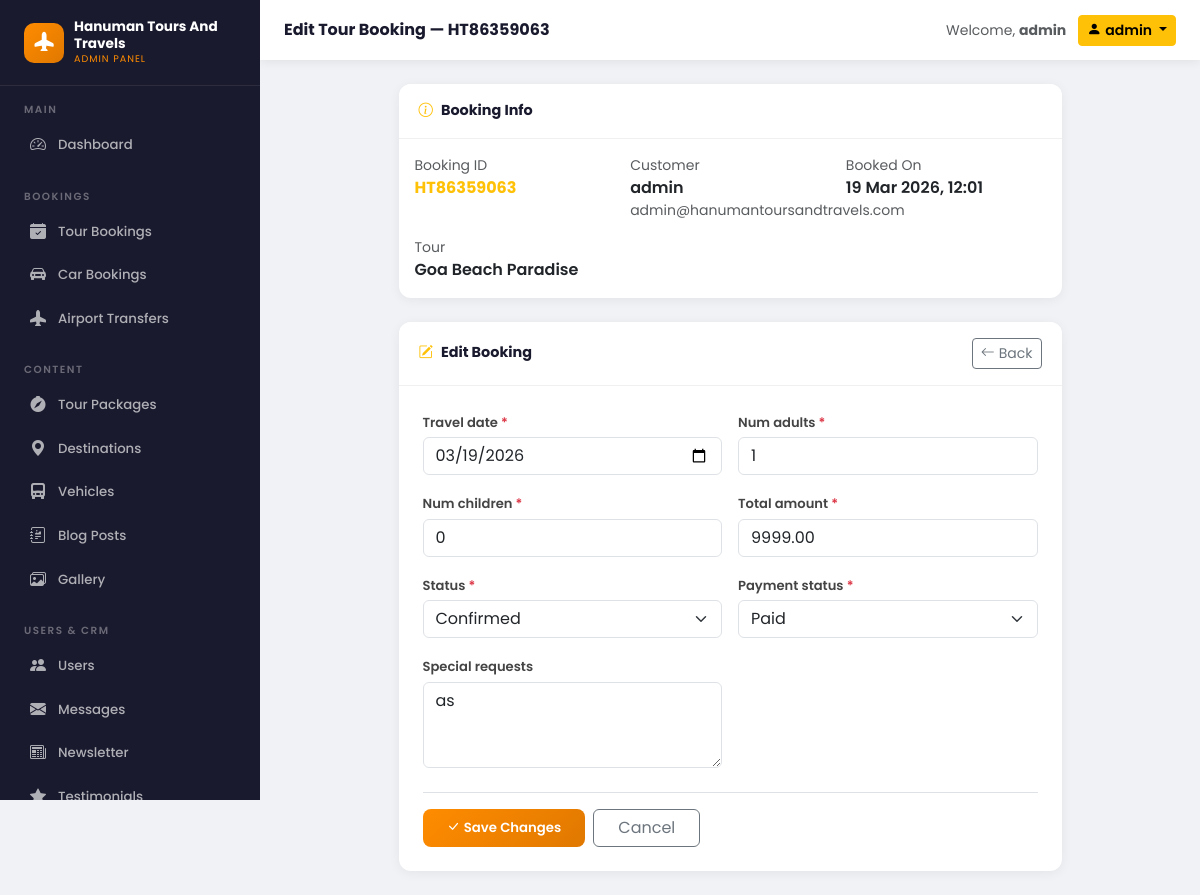
/panel/bookings/tours/1/edit/ (signed in), run on the app's committed database.
### bookings/models.py (models this page shows, shortened)
class Booking(models.Model):
    STATUS_CHOICES = [
        ('pending', 'Pending'),
        ('confirmed', 'Confirmed'),
        ('cancelled', 'Cancelled'),
        ('completed', 'Completed'),
    ]
    PAYMENT_STATUS = [
        ('unpaid', 'Unpaid'),
        ('partial', 'Partial'),
        ('paid', 'Paid'),
        ('refunded', 'Refunded'),
    ]
    booking_id = models.CharField(max_length=20, unique=True, editable=False)
    user = models.ForeignKey(User, on_delete=models.CASCADE, related_name='bookings')
    tour = models.ForeignKey(TourPackage, on_delete=models.CASCADE, related_name='bookings')
    travel_date = models.DateField()
    num_adults = models.PositiveIntegerField(default=1)
    num_children = models.PositiveIntegerField(default=0)
    total_amount = models.DecimalField(max_digits=12, decimal_places=2)
    status = models.CharField(max_length=20, choices=STATUS_CHOICES, default='pending')
    payment_status = models.CharField(max_length=20, choices=PAYMENT_STATUS, default='unpaid')
    payment_id = models.CharField(max_length=200, blank=True)
    special_requests = models.TextField(blank=True)
    created_at = models.DateTimeField(auto_now_add=True)
    updated_at = models.DateTimeField(auto_now=True)
    class Meta:
        ordering = ['-created_at']

### tours/models.py (models this page shows, shortened)
class TourPackage(models.Model):
    DIFFICULTY_CHOICES = [
        ('easy', 'Easy'),
        ('moderate', 'Moderate'),
        ('challenging', 'Challenging'),
    ]
    TYPE_CHOICES = [
        ('adventure', 'Adventure'),
        ('cultural', 'Cultural'),
        ('religious', 'Religious'),
        ('beach', 'Beach'),
        ('hill', 'Hill Station'),
        ('wildlife', 'Wildlife'),
        ('honeymoon', 'Honeymoon'),
        ('family', 'Family'),
    ]
    title = models.CharField(max_length=300)
    slug = models.SlugField(unique=True)
    destination = models.ForeignKey(Destination, on_delete=models.CASCADE, related_name='packages')
    tour_type = models.CharField(max_length=50, choices=TYPE_CHOICES, default='cultural')
    difficulty = models.CharField(max_length=20, choices=DIFFICULTY_CHOICES, default='easy')
    description = models.TextField()
    highlights = models.TextField(help_text='One highlight per line')
    duration_days = models.PositiveIntegerField()
    duration_nights = models.PositiveIntegerField()
    price_per_person = models.DecimalField(max_digits=10, decimal_places=2)
    discounted_price = models.DecimalField(max_digits=10, decimal_places=2, null=True, blank=True)
    max_group_size = models.PositiveIntegerField(default=20)
    min_age = models.PositiveIntegerField(default=5)
    thumbnail = models.ImageField(upload_to='tours/thumbnails/', blank=True)
    thumbnail_url = models.URLField(blank=True, help_text='Auto-filled image URL (used when no file is uploaded)')
    is_featured = models.BooleanField(default=False)
    is_active = models.BooleanField(default=True)
    created_at = models.DateTimeField(auto_now_add=True)
    class Meta:
        ordering = ['-created_at']

### core/custom_admin_views.py (the view)
# urls.py: path('bookings/tours/<int:pk>/edit/', v.tour_booking_edit, name='custom_admin_tour_booking_edit'),
@login_required
@staff_required
def tour_booking_edit(request, pk):
    obj = get_object_or_404(Booking, pk=pk)
    form = TourBookingEditForm(request.POST or None, instance=obj)
    if request.method == 'POST' and form.is_valid():
        form.save()
        messages.success(request, f'Booking {obj.booking_id} updated.')
        return redirect('custom_admin_tour_bookings')
    ctx = _sidebar_context()
    ctx.update({
        'form': form,
        'title': f'Edit Tour Booking — {obj.booking_id}',
        'back_url': '/panel/bookings/tours/',
        'booking': obj,
    })
    return render(request, 'custom_admin/booking_edit.html', ctx)

### core/custom_admin_forms.py
class TourBookingEditForm(forms.ModelForm):
    class Meta:
        model = Booking
        fields = ['travel_date', 'num_adults', 'num_children', 'total_amount',
                  'status', 'payment_status', 'special_requests']
        widgets = {
            'travel_date': forms.DateInput(attrs={'class': 'form-control', 'type': 'date'}),
            'num_adults': forms.NumberInput(attrs={'class': 'form-control'}),
            'num_children': forms.NumberInput(attrs={'class': 'form-control'}),
            'total_amount': forms.NumberInput(attrs={'class': 'form-control'}),
            'status': forms.Select(attrs={'class': 'form-select'}),
            'payment_status': forms.Select(attrs={'class': 'form-select'}),
            'special_requests': forms.Textarea(attrs={'class': 'form-control', 'rows': 3}),
        }

### core/context_processors.py (called while the page is built)
def site_context(request):
    return {
        'SITE_NAME': settings.SITE_NAME,
        'SITE_TAGLINE': settings.SITE_TAGLINE,
        'SITE_PHONE': settings.SITE_PHONE,
        'SITE_EMAIL': settings.SITE_EMAIL,
        'SITE_ADDRESS': settings.SITE_ADDRESS,
        'WHATSAPP_NUMBER': settings.WHATSAPP_NUMBER,
    }

### core/custom_admin_views.py (called while the page is built)
def is_staff(user):
    return user.is_authenticated and (user.is_staff or user.is_superuser)

def _sidebar_context():
    return {
        'pending_tour_bookings': Booking.objects.filter(status='pending').count(),
        'unread_messages': ContactMessage.objects.filter(is_read=False).count(),
        'pending_airport_transfers': AirportTransfer.objects.filter(status='pending').count(),
    }

### templates/custom_admin/booking_edit.html (shortened to what this page needs)
{% extends 'custom_admin/base.html' %}
{% block page_title %}{{ title }}{% endblock %}
{% block content %}
<div class="row justify-content-center">
    <div class="col-lg-9">
        <div class="ca-card mb-4">
            <div class="ca-card-header">
                <span><i class="bi bi-info-circle text-warning me-2"></i>Booking Info</span>
            </div>
            <div class="p-3">
                <div class="row g-3">
                    <div class="col-sm-4">
                        <div class="text-muted small">Booking ID</div>
                        <div class="fw-bold text-warning">{{ booking.booking_id }}</div>
                    </div>
                    <div class="col-sm-4">
                        <div class="text-muted small">Customer</div>
                        <div class="fw-semibold">{{ booking.user.get_full_name|default:booking.user.username }}</div>
                        <div class="text-muted small">{{ booking.user.email }}</div>
                    </div>
                    <div class="col-sm-4">
                        <div class="text-muted small">Booked On</div>
                        <div class="fw-semibold">{{ booking.created_at|date:"d M Y, H:i" }}</div>
                    </div>
                    {% if booking.tour %}
                    <div class="col-sm-4">
                        <div class="text-muted small">Tour</div>
                        <div class="fw-semibold">{{ booking.tour.title }}</div>
                    </div>
                    {% endif %}
                </div>
            </div>
        </div>
        <div class="ca-card">
            <div class="ca-card-header">
                <span><i class="bi bi-pencil-square text-warning me-2"></i>Edit Booking</span>
                <a href="{{ back_url }}" class="btn btn-sm btn-outline-secondary">
                    <i class="bi bi-arrow-left me-1"></i>Back
                </a>
            </div>
            <div class="p-4">
                <form method="post">
                    <div class="row g-3">
                        {% for field in form %}
                        <div class="{% if field.field.widget.input_type == 'checkbox' %}col-12{% elif field.field.widget.input_type == 'textarea' %}col-12{% else %}col-md-6{% endif %}">
                            {% if field.field.widget.input_type == 'checkbox' %}
                            <div class="form-check mt-2">
                                {{ field }}
                                <label class="form-check-label fw-semibold small" for="{{ field.id_for_label }}">
                                    {{ field.label }}
                                </label>
                            </div>
                            {% else %}
                            <label class="ca-form-label" for="{{ field.id_for_label }}">
                                {{ field.label }}
                                {% if field.field.required %}<span class="text-danger">*</span>{% endif %}
                            </label>
                            {{ field }}
                            {% endif %}
                        </div>
                        {% endfor %}
                    </div>
                    <div class="d-flex gap-2 mt-4 pt-3 border-top">
                        <button type="submit" class="btn btn-ca-primary px-4">
                            <i class="bi bi-check-lg me-1"></i>Save Changes
                        </button>
                        <a href="{{ back_url }}" class="btn btn-outline-secondary px-4">Cancel</a>
                    </div>
                </form>
            </div>
        </div>
    </div>
</div>
{% endblock %}

### templates/custom_admin/base.html (shortened to what this page needs)
{% load static %}
<!DOCTYPE html>
<html lang="en">
<head>
    <link href="https://cdn.jsdelivr.net/npm/bootstrap@5.3.2/dist/css/bootstrap.min.css" rel="stylesheet">
    <link href="https://cdn.jsdelivr.net/npm/bootstrap-icons@1.11.3/font/bootstrap-icons.css" rel="stylesheet">
</head>
<body>
<aside class="ca-sidebar" id="caSidebar">
    <div class="ca-sidebar-brand">
        <div class="ca-brand-icon"><i class="bi bi-airplane-fill"></i></div>
        <div>
            <div class="ca-brand-text">Hanuman Tours And Travels</div>
            <div class="ca-brand-sub">Admin Panel</div>
        </div>
    </div>
    <div class="ca-nav-section">
        <div class="ca-nav-label">Main</div>
        <a href="{% url 'custom_admin_dashboard' %}" class="ca-nav-link {% if request.resolver_match.url_name == 'custom_admin_dashboard' %}active{% endif %}">
            <i class="bi bi-speedometer2"></i> Dashboard
        </a>
    </div>
    <div class="ca-nav-section">
        <div class="ca-nav-label">Bookings</div>
        <a href="{% url 'custom_admin_tour_bookings' %}" class="ca-nav-link {% if 'tour_bookings' in request.resolver_match.url_name %}active{% endif %}">
            <i class="bi bi-calendar-check-fill"></i> Tour Bookings
        </a>
        <a href="{% url 'custom_admin_car_bookings' %}" class="ca-nav-link {% if 'car_bookings' in request.resolver_match.url_name %}active{% endif %}">
            <i class="bi bi-car-front-fill"></i> Car Bookings
        </a>
        <a href="{% url 'admin_airport_transfers' %}" class="ca-nav-link {% if request.resolver_match.url_name == 'admin_airport_transfers' %}active{% endif %}">
            <i class="bi bi-airplane-fill"></i> Airport Transfers
        </a>
    </div>
    <div class="ca-nav-section">
        <div class="ca-nav-label">Content</div>
        <a href="{% url 'custom_admin_tours' %}" class="ca-nav-link {% if request.resolver_match.url_name == 'custom_admin_tours' %}active{% endif %}">
            <i class="bi bi-compass-fill"></i> Tour Packages
        </a>
        <a href="{% url 'custom_admin_destinations' %}" class="ca-nav-link {% if 'destinations' in request.resolver_match.url_name %}active{% endif %}">
            <i class="bi bi-geo-alt-fill"></i> Destinations
        </a>
        <a href="{% url 'custom_admin_vehicles' %}" class="ca-nav-link {% if 'vehicles' in request.resolver_match.url_name %}active{% endif %}">
            <i class="bi bi-truck-front-fill"></i> Vehicles
        </a>
        <a href="{% url 'custom_admin_blog' %}" class="ca-nav-link {% if 'blog' in request.resolver_match.url_name %}active{% endif %}">
            <i class="bi bi-journal-richtext"></i> Blog Posts
        </a>
        <a href="{% url 'custom_admin_gallery' %}" class="ca-nav-link {% if 'gallery' in request.resolver_match.url_name %}active{% endif %}">
            <i class="bi bi-images"></i> Gallery
        </a>
    </div>
    <div class="ca-nav-section">
        <div class="ca-nav-label">Users & CRM</div>
        <a href="{% url 'custom_admin_users' %}" class="ca-nav-link {% if request.resolver_match.url_name == 'custom_admin_users' %}active{% endif %}">
            <i class="bi bi-people-fill"></i> Users
        </a>
        <a href="{% url 'custom_admin_messages' %}" class="ca-nav-link {% if 'messages' in request.resolver_match.url_name %}active{% endif %}">
            <i class="bi bi-envelope-fill"></i> Messages
        </a>
        <a href="{% url 'custom_admin_newsletter' %}" class="ca-nav-link {% if 'newsletter' in request.resolver_match.url_name %}active{% endif %}">
            <i class="bi bi-newspaper"></i> Newsletter
        </a>
        <a href="{% url 'custom_admin_testimonials' %}" class="ca-nav-link {% if 'testimonials' in request.resolver_match.url_name %}active{% endif %}">
            <i class="bi bi-star-fill"></i> Testimonials
        </a>
    </div>
</aside>
<header class="ca-topbar">
    <div class="ca-topbar-left">
        <h1 class="ca-page-title">{% block page_title %}Dashboard{% endblock %}</h1>
    </div>
    <div class="ca-topbar-right">
        <span class="text-muted small d-none d-md-block">Welcome, <strong>{{ request.user.get_full_name|default:request.user.username }}</strong></span>
        <div class="dropdown">
            <button class="btn btn-sm btn-warning dropdown-toggle fw-semibold" data-bs-toggle="dropdown">
                <i class="bi bi-person-fill me-1"></i>{{ request.user.username }}
            </button>
        </div>
    </div>
</header>
<main class="ca-main">
    {% block content %}{% endblock %}
</main>
</body>
</html>

### templates/custom_admin/base.html (style rules this page uses)
:root { --primary: #ff8c00; --primary-dark: #e07800; --dark: #1a1a2e; --dark2: #16213e; --sidebar-w: 260px; }
* { box-sizing: border-box; }
body { font-family: 'Poppins', sans-serif; background: #f0f2f5; margin: 0; }
.ca-sidebar { position: fixed; top: 0; left: 0; width: var(--sidebar-w); height: 100vh; background: var(--dark); overflow-y: auto; z-index: 1000; transition: transform 0.3s; }
.ca-sidebar-brand { padding: 1.2rem 1.5rem; border-bottom: 1px solid rgba(255,255,255,0.08); display: flex; align-items: center; gap: 10px; }
.ca-brand-icon { width: 40px; height: 40px; background: linear-gradient(135deg, var(--primary), var(--primary-dark)); border-radius: 10px; display: flex; align-items: center; justify-content: center; color: #fff; font-size: 1.2rem; flex-shrink: 0; }
.ca-brand-text { color: #fff; font-size: 0.85rem; font-weight: 700; line-height: 1.2; }
.ca-brand-sub { color: var(--primary); font-size: 0.6rem; text-transform: uppercase; letter-spacing: 1px; }
.ca-nav-section { padding: 1rem 1rem 0.3rem; }
.ca-nav-label { color: rgba(255,255,255,0.35); font-size: 0.65rem; text-transform: uppercase; letter-spacing: 1.5px; font-weight: 600; padding: 0 0.5rem; margin-bottom: 0.4rem; }
.ca-nav-link { display: flex; align-items: center; gap: 10px; padding: 0.55rem 0.75rem; border-radius: 8px; color: rgba(255,255,255,0.65); text-decoration: none; font-size: 0.83rem; font-weight: 500; transition: all 0.2s; margin-bottom: 2px; }
.ca-nav-link i { font-size: 1rem; width: 20px; text-align: center; }
.ca-topbar { position: fixed; top: 0; left: var(--sidebar-w); right: 0; height: 60px; background: #fff; box-shadow: 0 2px 10px rgba(0,0,0,0.07); display: flex; align-items: center; justify-content: space-between; padding: 0 1.5rem; z-index: 999; }
.ca-topbar-left { display: flex; align-items: center; gap: 12px; }
.ca-topbar-right { display: flex; align-items: center; gap: 12px; }
.ca-page-title { font-size: 1rem; font-weight: 700; color: var(--dark); margin: 0; }
.ca-main { margin-left: var(--sidebar-w); margin-top: 60px; padding: 1.5rem; min-height: calc(100vh - 60px); }
.ca-card { background: #fff; border-radius: 12px; box-shadow: 0 2px 12px rgba(0,0,0,0.06); border: none; }
.ca-card-header { padding: 1rem 1.25rem; border-bottom: 1px solid #f0f0f0; font-weight: 700; font-size: 0.9rem; color: var(--dark); display: flex; align-items: center; justify-content: space-between; background: #fff; border-radius: 12px 12px 0 0; }
.ca-form-label { font-size: 0.82rem; font-weight: 600; color: #444; margin-bottom: 0.3rem; }
.btn-ca-primary { background: linear-gradient(135deg, var(--primary), var(--primary-dark)); color: #fff; border: none; border-radius: 8px; font-size: 0.83rem; font-weight: 600; padding: 0.5rem 1.2rem; }

### data on the page
Booking: booking_id "HT86359063", user.get_full_name "admin", user.email "admin@hanumantoursandtravels.com", created_at "19 Mar 2026, 12:01", tour "Goa Beach Paradise", form "03/19/2026" "1" "0" "9999.00" "Confirmed" "Paid" "as"

### other printed values
{{ title }} "Edit Tour Booking — HT86359063"
{{ request.user.get_full_name|default:request.user.username }} "admin"
{{ request.user.username }} "admin"
{{ field.label }} "Travel date" "Num adults" "Num children" "Total amount" "Status" "Payment status" "Special requests"
